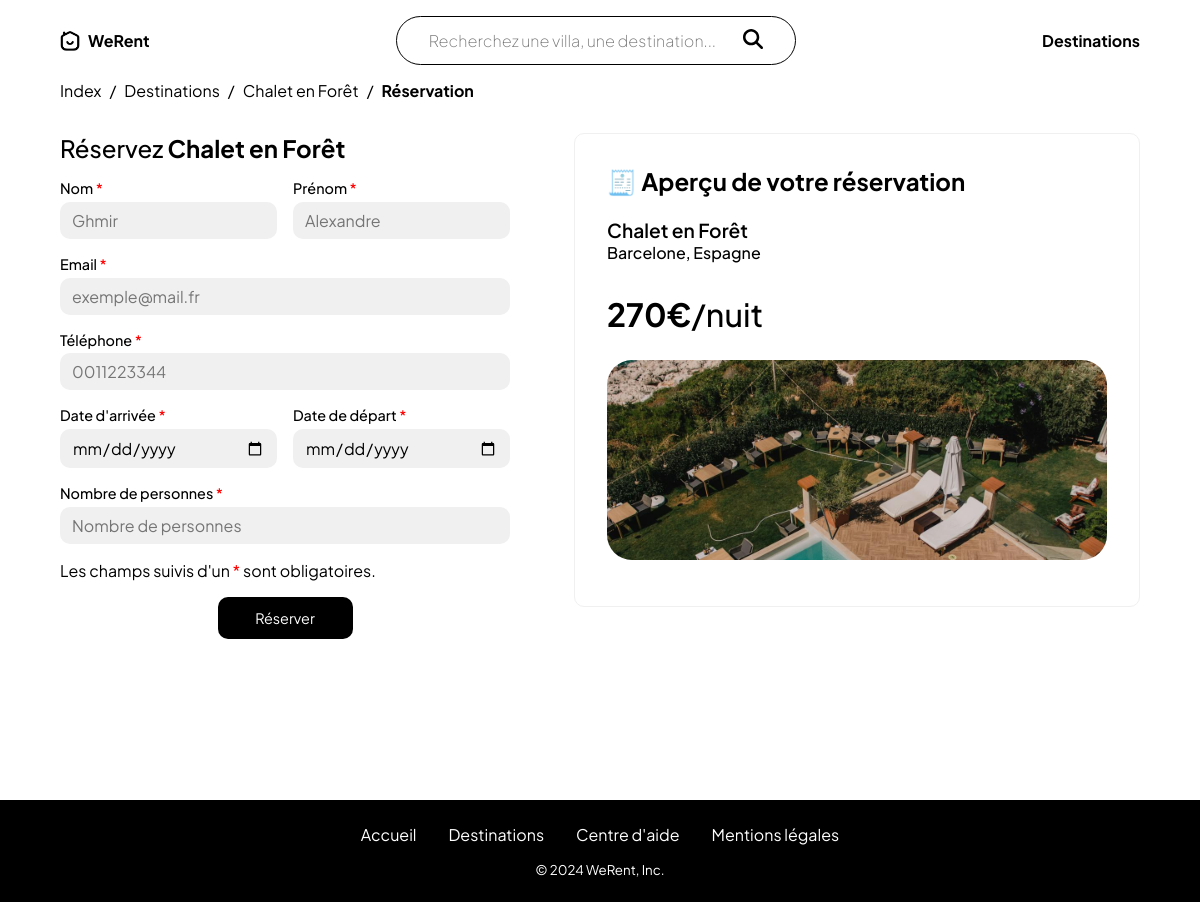
/reservation.php?id=13, run on the app's committed database.
### tables this page shows
CREATE TABLE IF NOT EXISTS `logements` (
  `logementID` int NOT NULL AUTO_INCREMENT,
  `nom_logement` varchar(255) NOT NULL,
  `type` varchar(50) NOT NULL,
  `description` text NOT NULL,
  `image` text NOT NULL,
  `prix_par_nuit` decimal(10,0) NOT NULL,
  `capacite` int NOT NULL,
  `wifi` tinyint(1) NOT NULL,
  `vue` tinyint(1) NOT NULL,
  `montagne` tinyint(1) NOT NULL,
  `lacs` tinyint(1) NOT NULL,
  `mer` tinyint(1) NOT NULL,
  `animaux` tinyint(1) NOT NULL,
  `baignoire` tinyint(1) NOT NULL,
  `cuisine` tinyint(1) NOT NULL,
  `coord` varchar(255) NOT NULL,
  `destinationextID` int NOT NULL,
  PRIMARY KEY (`logementID`)
);

CREATE TABLE IF NOT EXISTS `destinations` (
  `destinationID` int NOT NULL AUTO_INCREMENT,
  `nom_destination` varchar(255) NOT NULL,
  `pays` varchar(255) NOT NULL,
  `continent` enum('Amérique du Sud','Amérique du Nord','Europe','Asie','Afrique','Océanie') NOT NULL,
  PRIMARY KEY (`destinationID`)
);

### reservation.php (the view, shortened to what this page needs)
<?php
include ("includes/connexion.php");
if (isset($_GET['id']) && !empty($_GET['id'])) {
    $requete = "SELECT * FROM logements INNER JOIN destinations ON logements.destinationextID = destinations.destinationID WHERE logementID = " . $_GET['id'];
    $stmt = $db->query($requete);
    $resultat = $stmt->fetchall(PDO::FETCH_ASSOC);
} else {
    header('Location: 404.php');
}
?>
<!DOCTYPE html>
<html lang="fr">
<head>
    <link rel="stylesheet" href="css/style.css">
</head>
<body>
    <?php include ('includes/navigation.php'); ?>
    <div class="reservation-container">
        <div class="fil-ariane">
            <a href="index.php">Index</a><span>/</span><a class="color-blue"
                href="destinations.php">Destinations</a><span>/</span><?php foreach ($resultat as $logement) {
                    echo "<a class='color-blue' href='location.php?id={$_GET['id']}'>{$logement['nom_logement']} </a> ";
                } ?><span>/</span><span><b>Réservation</b></span>
        </div>
        <div class="reservation-wrapper">
            <form id="reservationForm" action="" method="post">
                <?php foreach ($resultat as $logement) {
                    echo "<h3>Réservez <b>{$logement['nom_logement']}</b></h3>";
                } ?>
                <div class="twoinput">
                    <div class="input-form">
                        <label>Nom <span style="color:red">*</span></label>
                        <input required type="text" name="nom" id="nom" placeholder="Ghmir">
                    </div>
                    <div class="input-form">
                        <label>Prénom <span style="color:red">*</span></label>
                        <input required type="text" name="prenom" id="prenom" placeholder="Alexandre">
                    </div>
                </div>
                <div class="input-form">
                    <label>Email <span style="color:red">*</span></label>
                    <input required type="email" name="email" id="email" placeholder="exemple@mail.fr">
                </div>
                <div class="input-form">
                    <label>Téléphone <span style="color:red">*</span></label>
                    <input required type="tel" maxlength="10" name="tel" id="tel" placeholder="0011223344"
                        pattern="[0-9]{10}">
                </div>
                <div class="twoinput">
                    <div class="input-form">
                        <label>Date d'arrivée <span style="color:red">*</span></label>
                        <input required type="date" name="date_debut" id="date_debut" placeholder="Date d'arrivée">
                    </div>
                    <div class="input-form">
                        <label>Date de départ <span style="color:red">*</span></label>
                        <input required type="date" name="date_fin" id="date_fin" placeholder="Date de départ">
                    </div>
                </div>
                <div class="input-form">
                    <label>Nombre de personnes <span style="color:red">*</span></label>
                    <input required type="number" min="1" max="12" name="nb_personnes" id="nb_personnes"
                        placeholder="Nombre de personnes">
                </div>
                <div class="warning">
                    <p>Les champs suivis d'un <span style="color:red">*</span> sont obligatoires.</p>
                </div>
                <input type="submit" value="Réserver">
            </form>
            <div class="apercu">
                <div class="apercu-reservation">
                    <h3>🧾 Aperçu de votre réservation</h3>
                    <br>
                    <?php foreach ($resultat as $logement) {
                        echo "<h4>{$logement['nom_logement']}</h4>";
                        echo "<h5>{$logement['nom_destination']}, {$logement['pays']}</h5><br>";
                        echo "<h2><strong>{$logement['prix_par_nuit']}€</strong><span>/nuit</span></h2>";
                    } ?>
                </div>
                <?php foreach ($resultat as $row) {
                    $images = explode('+', $row['image']);
                    $image_url = $images[0];
                    echo "<div class='apercu-img' style='background-image: url(\"./img/{$image_url}\");'></div>";
                } ?>
            </div>
        </div>
    </div>
    <?php include ('includes/footer.php'); ?>
</body>
</html>

### css/style.css (style rules this page uses)
*, *::after, *::before { margin: 0; padding: 0; box-sizing: border-box; }
:root { --black: #000; --white: #fff; }
html { scroll-behavior: smooth; }
body { margin: 0; padding: 0; font-family: 'Plus Jakarta Sans', sans-serif; }
a { text-decoration: none; color: inherit; }
h1, h2, h3, h4, h5, h6 { margin: 0; padding: 0; }
h2 { font-size: 3rem; font-weight: 700; }
h3 { font-size: 2rem; font-weight: 700; }
h4 { font-size: 1.5rem; font-weight: 600; }
h5 { font-size: 1.2rem; font-weight: 500; }
p { font-size: 1rem; }
.fil-ariane { display: flex; align-items: center; font-size: 1rem; gap: 0.5rem; text-align: center; }
input[type="submit"], button[type="submit"] { color: var(--white); background-color: var(--black); padding: 12px; font-size: 0.9rem; }
input, select, button, textarea { border: none; background-color: rgb(240, 240, 240); border-radius: 10px; padding: 8px 12px; font-size: 1rem; font-family: "Plus Jakarta Sans", sans-serif; }
.reservation-container { padding-top: 80px; padding-bottom: 8rem; width: 90%; margin: 0 auto; max-width: 1440px; min-height: 100vh; }
.reservation-container h3 { font-weight: 500; }
.reservation-container form { display: flex; flex-direction: column; gap: 1rem; width: 50%; }
.reservation-wrapper { display: flex; gap: 4rem; margin-top: 2rem; }
.apercu { border: 1px solid rgb(240, 240, 240); padding: 2rem; width: 50%; border-radius: 10px; display: flex; gap: 1rem; margin-bottom: 2rem; flex-direction: column; }
.apercu-reservation { display: flex; flex-direction: column; }
.apercu h3 { font-weight: 700; }
.apercu-img { width: 100%; border-radius: 25px; background-size: cover; background-position: center; height: 200px; }
.apercu-reservation h2 span { font-weight: 500; }
.apercu-reservation h2 { font-weight: 500; margin: 10px 0; }
.twoinput { display: flex; flex-direction: row; gap: 1rem; }
.twoinput .input-form { width: calc(50% - 0.5rem); }
input[type="submit"] { width: 30%; margin: 0 auto; cursor: pointer; transition: all 0.3s ease-in-out; }
.input-form { display: flex; flex-direction: column; gap: 0.3rem; }
.input-form label { font-size: 0.9rem; font-weight: 500; }
@media screen and (max-width:1440px) { h2 { font-size: 2rem; } }
@media screen and (max-width:1440px) { h3 { font-size: 1.5rem; } }
@media screen and (max-width:1440px) { h4 { font-size: 1.2rem; } }
@media screen and (max-width:1440px) { h5 { font-size: 1rem; } }
@media screen and (max-width:1280px) { h2 { font-size: 2rem; } }
@media screen and (max-width:1280px) { h3 { font-size: 1.5rem; } }
@media screen and (max-width:1280px) { h4 { font-size: 1.2rem; } }
@media screen and (max-width:1280px) { h5 { font-size: 1rem; } }
@media screen and (max-width:1280px) { .apercu { width: 100%; } }
@media screen and (max-width:1280px) { .apercu-img { height: 200px; width: 100%; } }

### data on the page
logements: nom_logement "Chalet en Forêt", destinations.nom_destination "Barcelone", destinations.pays "Espagne", prix_par_nuit "270"
